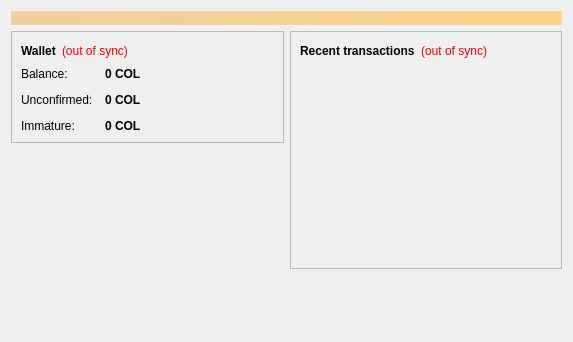
<?xml version="1.0" encoding="UTF-8"?>
<ui version="4.0">
 <class>OverviewPage</class>
 <widget class="QWidget" name="OverviewPage">
  <property name="geometry">
   <rect>
    <x>0</x>
    <y>0</y>
    <width>573</width>
    <height>342</height>
   </rect>
  </property>
  <property name="windowTitle">
   <string>Form</string>
  </property>
  <layout class="QVBoxLayout" name="topLayout">
   <item>
    <widget class="QLabel" name="labelAlerts">
     <property name="visible">
      <bool>false</bool>
     </property>
     <property name="styleSheet">
      <string notr="true">background-color: qlineargradient(x1: 0, y1: 0, x2: 1, y2: 0, stop:0 #F0D0A0, stop:1 #F8D488); color:#000000;</string>
     </property>
     <property name="wordWrap">
      <bool>true</bool>
     </property>
     <property name="margin">
      <number>3</number>
     </property>
    </widget>
   </item>
   <item>
    <layout class="QHBoxLayout" name="horizontalLayout" stretch="1,1">
     <item>
      <layout class="QVBoxLayout" name="verticalLayout_2">
       <item>
        <widget class="QFrame" name="frame">
         <property name="frameShape">
          <enum>QFrame::StyledPanel</enum>
         </property>
         <property name="frameShadow">
          <enum>QFrame::Raised</enum>
         </property>
         <layout class="QVBoxLayout" name="verticalLayout_4">
          <item>
           <layout class="QHBoxLayout" name="horizontalLayout_4">
            <item>
             <widget class="QLabel" name="label_5">
              <property name="font">
               <font>
                <weight>75</weight>
                <bold>true</bold>
               </font>
              </property>
              <property name="text">
               <string>Wallet</string>
              </property>
             </widget>
            </item>
            <item>
             <widget class="QLabel" name="labelWalletStatus">
              <property name="toolTip">
               <string>The displayed information may be out of date. Your wallet automatically synchronizes with the ColbertCoin network after a connection is established, but this process has not completed yet.</string>
              </property>
              <property name="styleSheet">
               <string notr="true">QLabel { color: red; }</string>
              </property>
              <property name="text">
               <string notr="true">(out of sync)</string>
              </property>
              <property name="alignment">
               <set>Qt::AlignLeading|Qt::AlignLeft|Qt::AlignVCenter</set>
              </property>
             </widget>
            </item>
            <item>
             <spacer name="horizontalSpacer_2">
              <property name="orientation">
               <enum>Qt::Horizontal</enum>
              </property>
              <property name="sizeHint" stdset="0">
               <size>
                <width>40</width>
                <height>20</height>
               </size>
              </property>
             </spacer>
            </item>
           </layout>
          </item>
          <item>
           <layout class="QFormLayout" name="formLayout_2">
            <property name="fieldGrowthPolicy">
             <enum>QFormLayout::AllNonFixedFieldsGrow</enum>
            </property>
            <property name="horizontalSpacing">
             <number>12</number>
            </property>
            <property name="verticalSpacing">
             <number>12</number>
            </property>
            <item row="0" column="0">
             <widget class="QLabel" name="label">
              <property name="text">
               <string>Balance:</string>
              </property>
             </widget>
            </item>
            <item row="0" column="1">
             <widget class="QLabel" name="labelBalance">
              <property name="font">
               <font>
                <weight>75</weight>
                <bold>true</bold>
               </font>
              </property>
              <property name="cursor">
               <cursorShape>IBeamCursor</cursorShape>
              </property>
              <property name="toolTip">
               <string>Your current balance</string>
              </property>
              <property name="text">
               <string notr="true">0 COL</string>
              </property>
              <property name="textInteractionFlags">
               <set>Qt::LinksAccessibleByMouse|Qt::TextSelectableByKeyboard|Qt::TextSelectableByMouse</set>
              </property>
             </widget>
            </item>
            <item row="1" column="0">
             <widget class="QLabel" name="label_3">
              <property name="text">
               <string>Unconfirmed:</string>
              </property>
             </widget>
            </item>
            <item row="1" column="1">
             <widget class="QLabel" name="labelUnconfirmed">
              <property name="font">
               <font>
                <weight>75</weight>
                <bold>true</bold>
               </font>
              </property>
              <property name="cursor">
               <cursorShape>IBeamCursor</cursorShape>
              </property>
              <property name="toolTip">
               <string>Total of transactions that have yet to be confirmed, and do not yet count toward the current balance</string>
              </property>
              <property name="text">
               <string notr="true">0 COL</string>
              </property>
              <property name="textInteractionFlags">
               <set>Qt::LinksAccessibleByMouse|Qt::TextSelectableByKeyboard|Qt::TextSelectableByMouse</set>
              </property>
             </widget>
            </item>
            <item row="2" column="0">
             <widget class="QLabel" name="labelImmatureText">
              <property name="text">
               <string>Immature:</string>
              </property>
             </widget>
            </item>
            <item row="2" column="1">
             <widget class="QLabel" name="labelImmature">
              <property name="font">
               <font>
                <weight>75</weight>
                <bold>true</bold>
               </font>
              </property>
              <property name="toolTip">
               <string>Mined balance that has not yet matured</string>
              </property>
              <property name="text">
               <string notr="true">0 COL</string>
              </property>
              <property name="textInteractionFlags">
               <set>Qt::LinksAccessibleByMouse|Qt::TextSelectableByKeyboard|Qt::TextSelectableByMouse</set>
              </property>
             </widget>
            </item>
           </layout>
          </item>
         </layout>
        </widget>
       </item>
       <item>
        <spacer name="verticalSpacer">
         <property name="orientation">
          <enum>Qt::Vertical</enum>
         </property>
         <property name="sizeHint" stdset="0">
          <size>
           <width>20</width>
           <height>40</height>
          </size>
         </property>
        </spacer>
       </item>
      </layout>
     </item>
     <item>
      <layout class="QVBoxLayout" name="verticalLayout_3">
       <item>
        <widget class="QFrame" name="frame_2">
         <property name="frameShape">
          <enum>QFrame::StyledPanel</enum>
         </property>
         <property name="frameShadow">
          <enum>QFrame::Raised</enum>
         </property>
         <layout class="QVBoxLayout" name="verticalLayout">
          <item>
           <layout class="QHBoxLayout" name="horizontalLayout_2">
            <item>
             <widget class="QLabel" name="label_4">
              <property name="text">
               <string>&lt;b&gt;Recent transactions&lt;/b&gt;</string>
              </property>
             </widget>
            </item>
            <item>
             <widget class="QLabel" name="labelTransactionsStatus">
              <property name="toolTip">
               <string>The displayed information may be out of date. Your wallet automatically synchronizes with the ColbertCoin network after a connection is established, but this process has not completed yet.</string>
              </property>
              <property name="styleSheet">
               <string notr="true">QLabel { color: red; }</string>
              </property>
              <property name="text">
               <string notr="true">(out of sync)</string>
              </property>
              <property name="alignment">
               <set>Qt::AlignRight|Qt::AlignTrailing|Qt::AlignVCenter</set>
              </property>
             </widget>
            </item>
            <item>
             <spacer name="horizontalSpacer">
              <property name="orientation">
               <enum>Qt::Horizontal</enum>
              </property>
              <property name="sizeHint" stdset="0">
               <size>
                <width>40</width>
                <height>20</height>
               </size>
              </property>
             </spacer>
            </item>
           </layout>
          </item>
          <item>
           <widget class="QListView" name="listTransactions">
            <property name="styleSheet">
             <string notr="true">QListView { background: transparent; }</string>
            </property>
            <property name="frameShape">
             <enum>QFrame::NoFrame</enum>
            </property>
            <property name="verticalScrollBarPolicy">
             <enum>Qt::ScrollBarAlwaysOff</enum>
            </property>
            <property name="horizontalScrollBarPolicy">
             <enum>Qt::ScrollBarAlwaysOff</enum>
            </property>
            <property name="selectionMode">
             <enum>QAbstractItemView::NoSelection</enum>
            </property>
           </widget>
          </item>
         </layout>
        </widget>
       </item>
       <item>
        <spacer name="verticalSpacer_2">
         <property name="orientation">
          <enum>Qt::Vertical</enum>
         </property>
         <property name="sizeHint" stdset="0">
          <size>
           <width>20</width>
           <height>40</height>
          </size>
         </property>
        </spacer>
       </item>
      </layout>
     </item>
    </layout>
   </item>
  </layout>
 </widget>
 <resources/>
 <connections/>
</ui>
